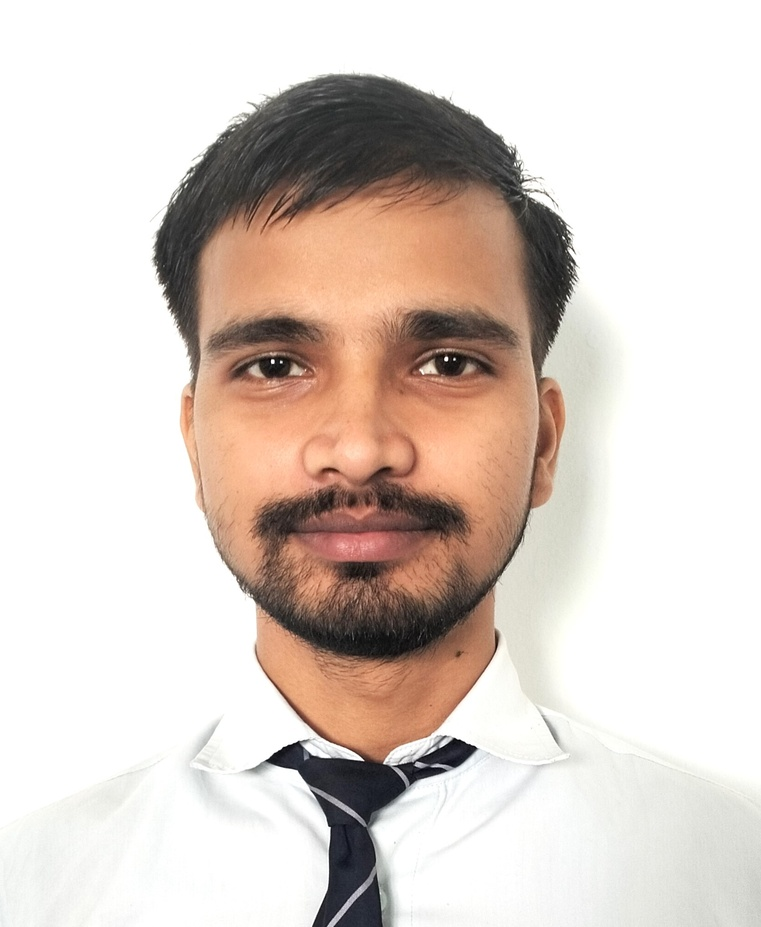
#> input picture image_to_sketch/fullsize.jpg, 761 x 927 px, shrunk from 1670 x 2034 before the run, found by its file name
$ python img_to_sketch.py
#> lines starting #> are read from the running program, lines starting #| are printed output that depends on the picture
import numpy as np
import cv2
from scipy.ndimage import gaussian_filter
import imageio.v2 as imageio

img = "./image_to_sketch/fullsize.jpg"

def convert_to_gray(coloured_img):
    # taking the array representation of the coloured image [red, green, blue, other dimensions(excluded)] and myltiplying it with some value and returning the changed color weights
    return np.dot(coloured_img[..., :3], [0.1989, 0.5870, 0.1240])

def dodge(blur, gray):
    final_sketch = blur*255/(255-gray)
    # if any value in the image is greater than 255 which is almost impossible but still if it is there we will convert it to 255
    final_sketch[final_sketch>255] = 255
    final_sketch[gray == 255] = 255
    return final_sketch.astype('uint8')

source_image = imageio.imread(img) # reading the input image
#> source_image is the input picture: shape (927, 761, 3); mean R, G, B 219.8, 208, 200.8
gray_scale =  convert_to_gray(source_image)
#> in convert_to_gray, `return np.dot(coloured_img[..., :3], [0.1989, 0.5870, 0.1240])`:
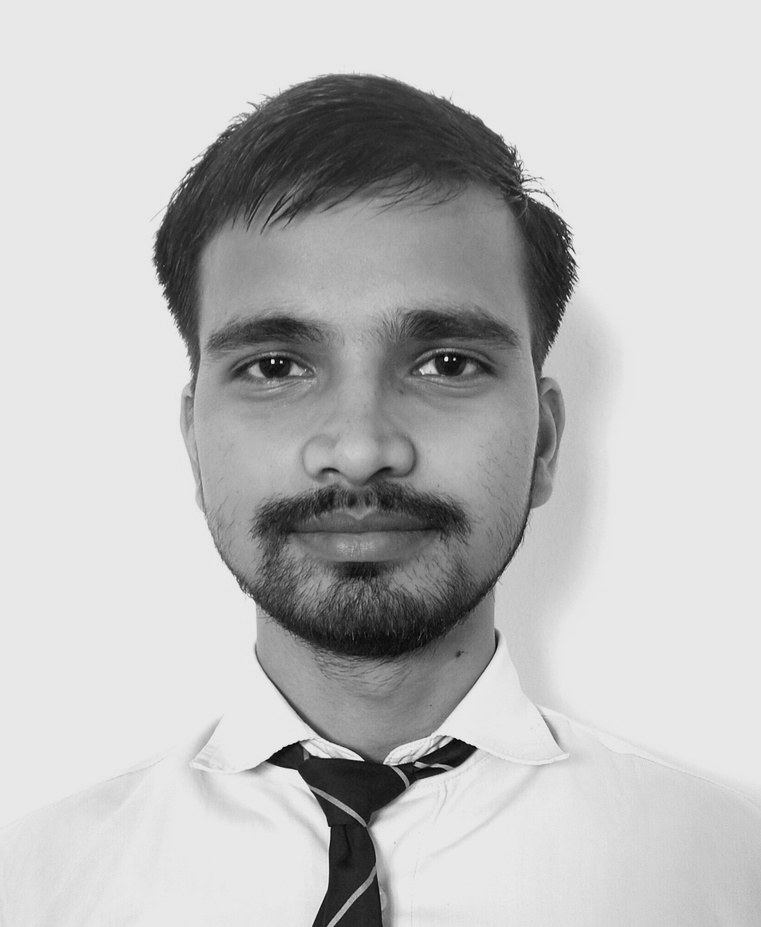
#> returned value: shape (927, 761) float64; min 0.248, max 232, mean 190.7

# subtracting the gray_scale rgb values from brightest color (255) to make it closer to black
intensity = 255-gray_scale
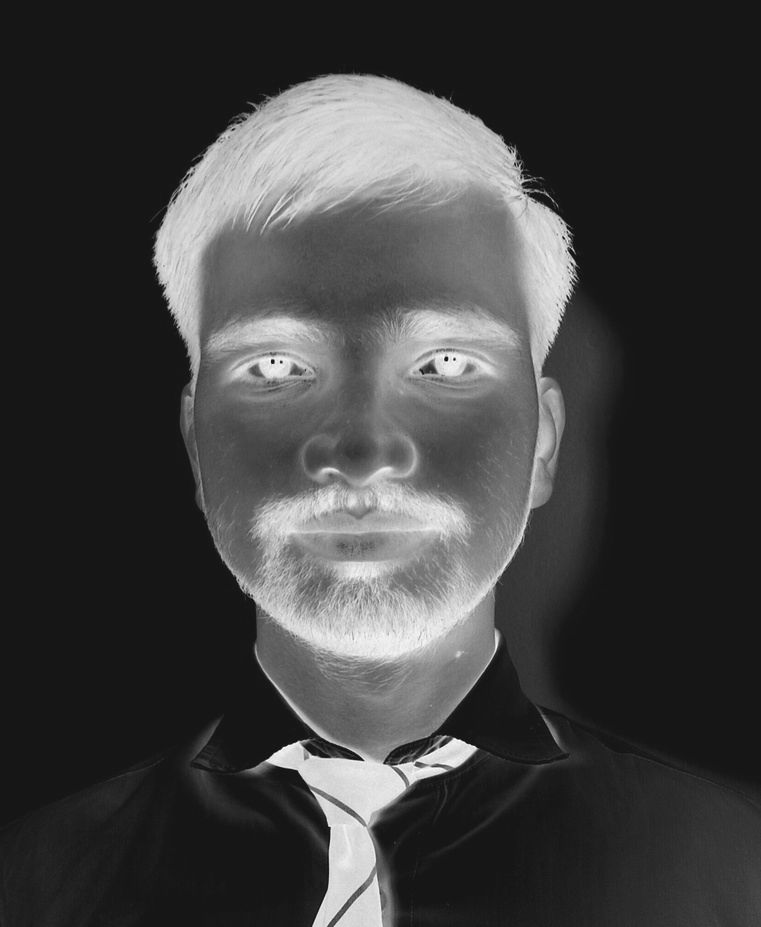
#> intensity: shape (927, 761) float64; min 22.98, max 254.8, mean 64.3

# apply blur filter "https://docs.scipy.org/doc/scipy/reference/generated/scipy.ndimage.gaussian_filter.html#scipy.ndimage.gaussian_filter" (Play with the parameters of the filter and see varrying results)
blur_img = gaussian_filter(intensity, sigma=30)
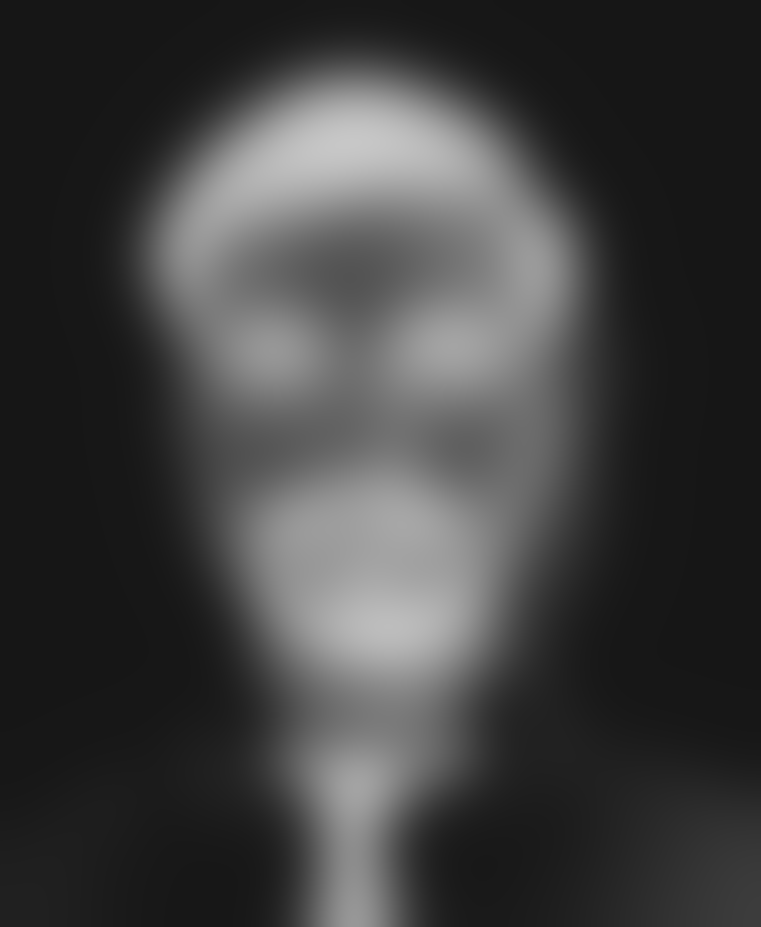
#> blur_img: shape (927, 761) float64; min 22.98, max 199.5, mean 64.3

# blend the blur image and gray image to create a beautiful sketch
result_img = dodge(blur_img, gray_scale)
#> in dodge, `final_sketch = blur*255/(255-gray)`:
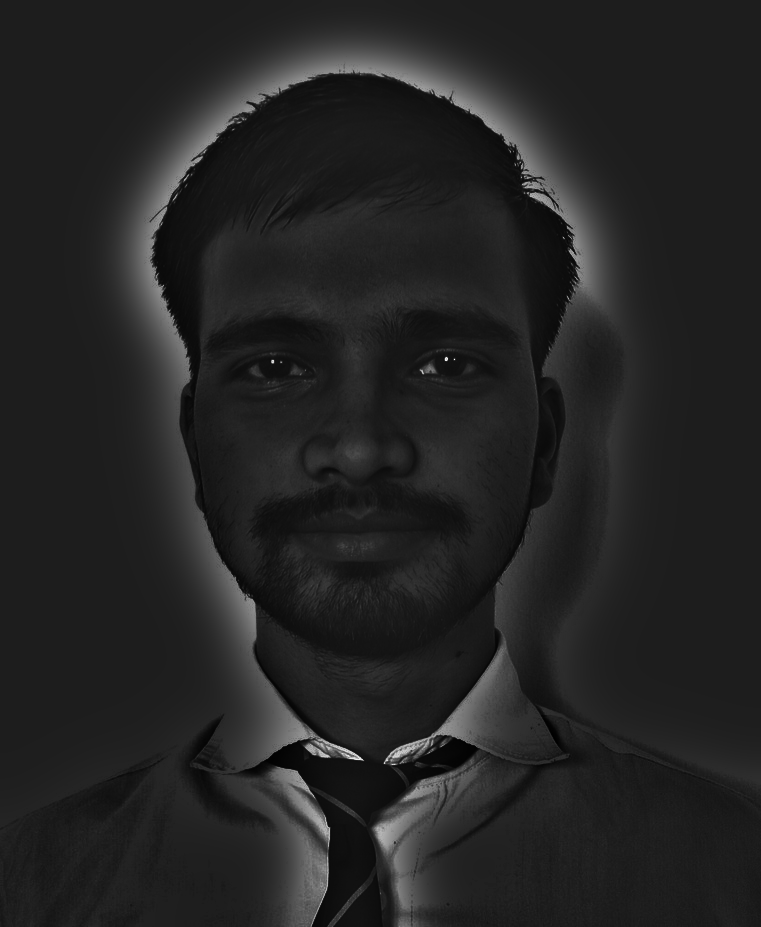
#> final_sketch: shape (927, 761) float64; min 55.28, max 1766.7, mean 298.7; drawn with min black and max white
#> in dodge, `final_sketch[final_sketch>255] = 255`:
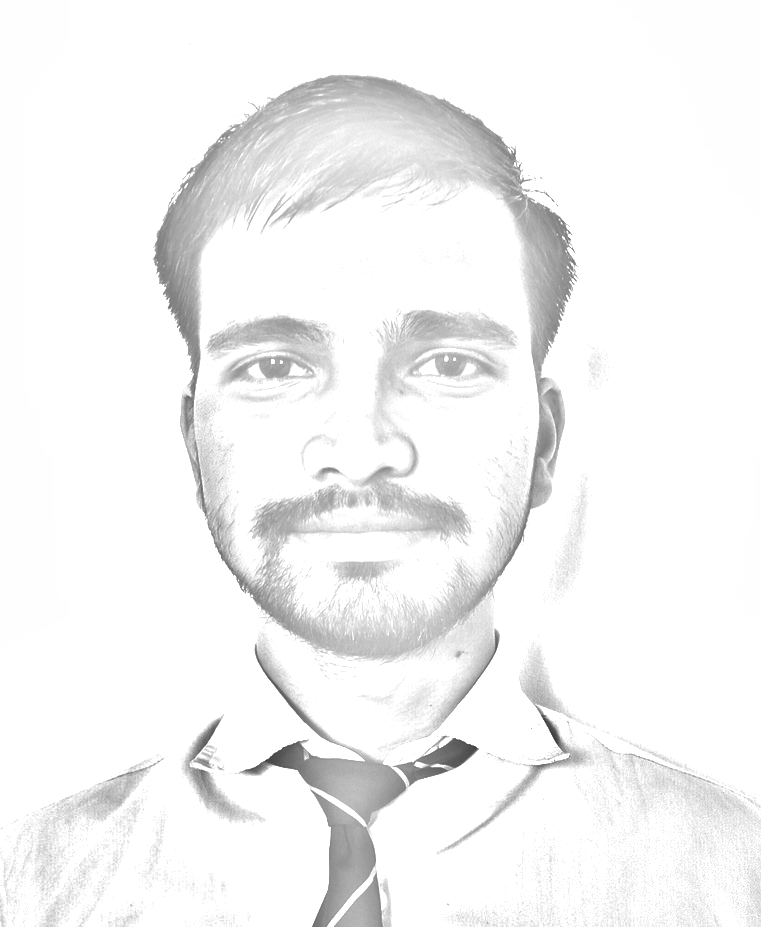
#> final_sketch: shape (927, 761) float64; min 55.28, max 255, mean 244

# write the 8-bit int format into a png file
cv2.imwrite('result-sketch.png', result_img)
